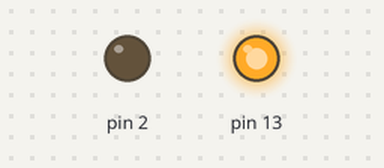
Bench run of a sketch on a simulated Arduino Uno, built with avr-gcc and run on an emulated ATmega328P. Shown: output pins drawn as LEDs (lit = HIGH).

Above: at 0.1 s.
Timing chart, 0 to 1.6 s (numbered marks = the images above):
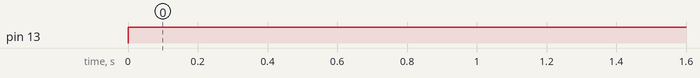

Measured:
- by itself, pin 13: LOW → HIGH at 0.00 s

The sketch:

motorTest.ino
```cpp
void setup()
{
  pinMode(2, OUTPUT);
  // put your setup code here, to run once:

}

void loop()
{
analogWrite(13, 255);


/*for (int i=0; i <= 255; i++)
{
      analogWrite(13, i);
      //delay(5000);
 }
delay(5000);


for (int i=255; i >= 255; i--)
{
      analogWrite(13, i);
      //delay(5000);
 }
delay(5000);
*/
/*
delay(500);
digitalWrite(1, HIGH);
analogWrite(13, 255);
delay(500);
analogWrite(13, 200);
delay(500);
analogWrite(13, 150);
delay(500);
analogWrite(13, 100);
delay(500);
analogWrite(13, 50);
delay(500);
analogWrite(13, 0);
delay(500);
*/

 /*
delay(1000);

digitalWrite(1, LOW);
for(int i=0; i<=255; i++)
{
  analogWrite(13, i);
  delay(10);
}
/////////
*/


/*
digitalWrite(1, HIGH);
for(int i=255; i>=0; --i)
{
  analogWrite(13, i);
  delay(10);
}

delay(2000);


digitalWrite(1, LOW);
for(int i=0; i<=0; i++)
{
  analogWrite(13, i);
  delay(10);
}

delay(3000);

/*
digitalWrite(1, LOW);
analogWrite(13, 0);
delay(500);
analogWrite(13, 50);
delay(500);
analogWrite(13, 100);
delay(500);
analogWrite(13, 150);
delay(500);
analogWrite(13, 200);
delay(500);
analogWrite(13,255);
delay(3000);
*/

/*
digitalWrite(1, HIGH);
for (int i = 255; i >= 0; --i)
{
  analogWrite(13, i);
  delay(500);
}
 delay(2500);
 digitalWrite(1, LOW);

 for (int i= 0; i <=0; i++)
{
  analogWrite(13, i);
  delay(500);
}
 delay(2500);
*/

/*
//delay(1000);
digitalWrite(1, LOW);

for (int i=0; i <= 255; i++)
{

      analogWrite(13, i);
      i=i+50;

 }
delay(2500);

*/


/*digitalWrite(1, LOW);
analogWrite(13, 50);
delay(500);
analogWrite(13, 100);
delay(500);
analogWrite(13, 150);
delay(500);
analogWrite(13, 200);
delay(500);
analogWrite(13, 255);
delay(10000);
//analogWrite(13, 0);
//delay(1000);
*/


  // put your main code here, to run repeatedly:

}
```
